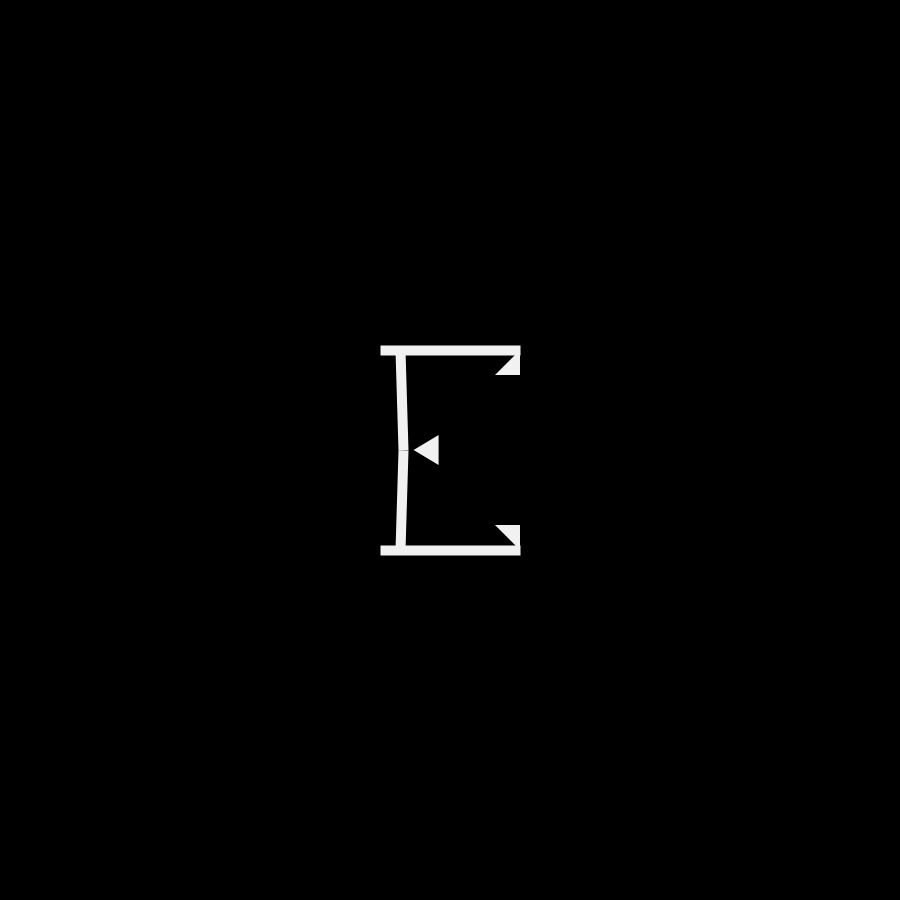
Frame 1 (no input)
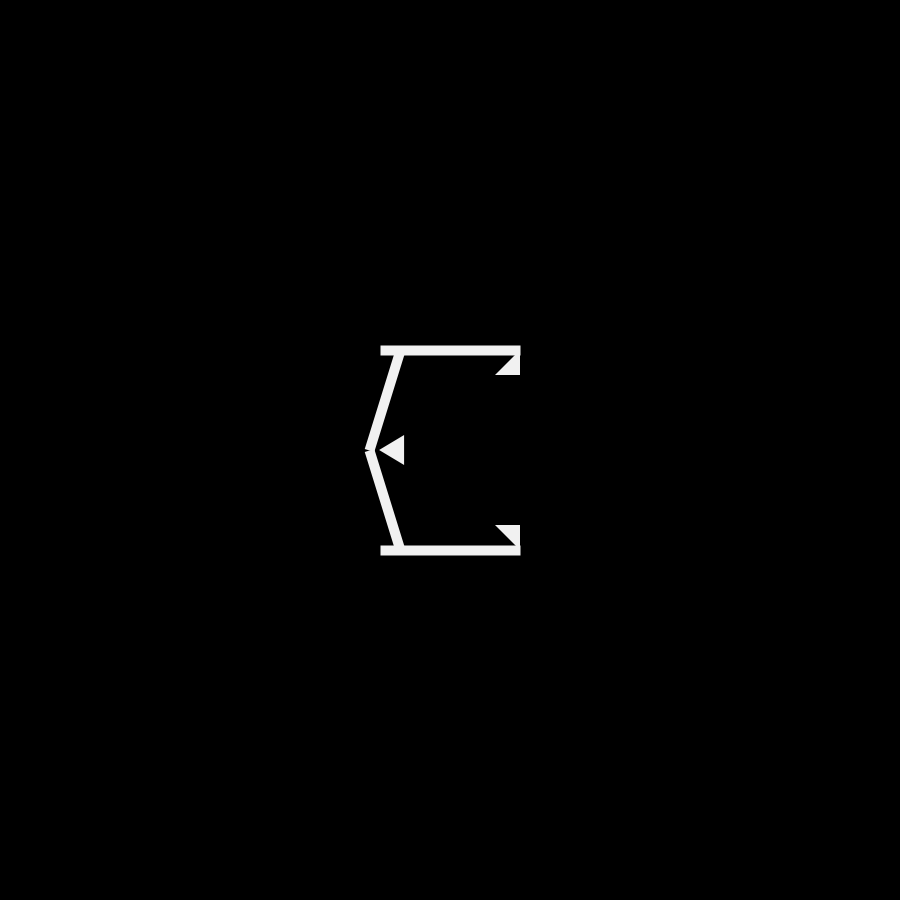
Frame 60 (the mouse pressed at the canvas centre just before this capture)
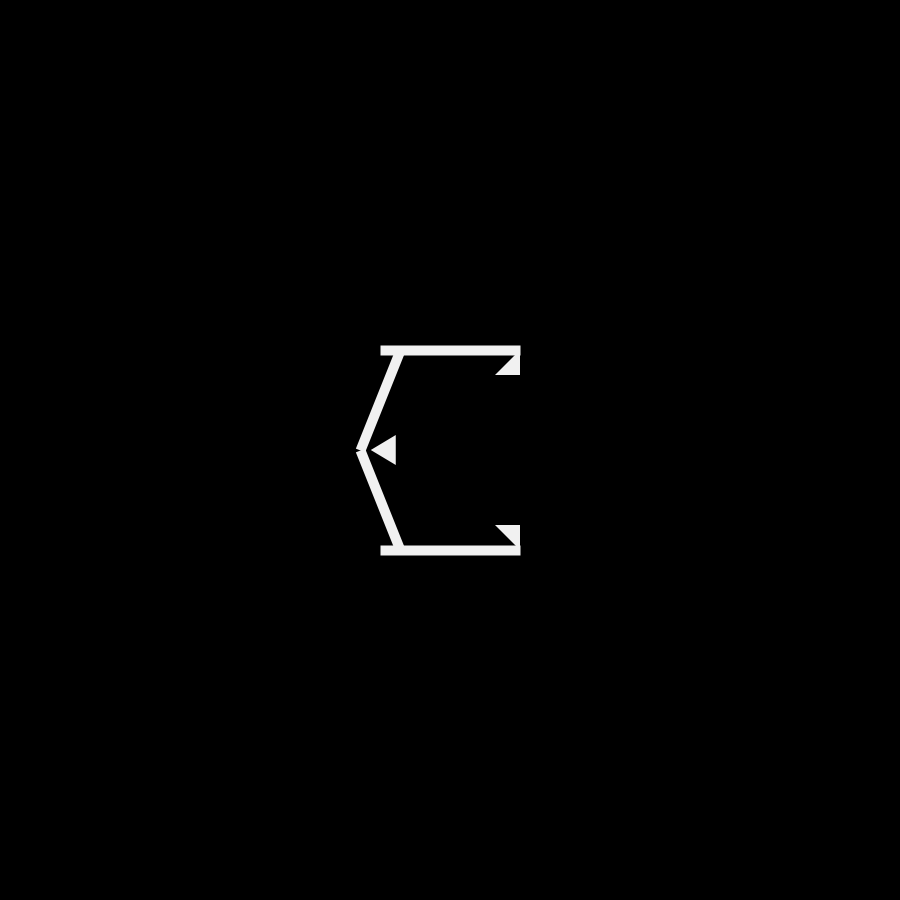
Frame 120 (the mouse held since frame 60 and released just before this capture)

The Processing sketch that drew these frames (run headless with seeded random() and noise(); from frame 60 on, the mouse is pressed at the canvas centre):

// Processing sketch: sketch_02_01_typography_e
// ── sketch_02_01_typography_e.pde
color bg = #000000;
color fg = #f1f1f1;

float y = -100;
float move;

void setup() {
  size(900, 900);
  background(bg);
}

void draw() {
  background(bg); 
  translate(width/2, height/2);
  rectMode(CENTER);
  ellipseMode(CENTER);
  noStroke();
  fill(fg);

  float wave = sin(frameCount * 0.09) * 40;

  stroke(fg);
  strokeWeight(10);
  strokeCap(SQUARE);

  // stem
  line(-50, y, -50+wave, 0);
  line(-50+wave, 0, -50, 100);

  // top bar 
  line(-70, -100, 70, -100);

  // bottom bar 
  line(-70, 100, 70, 100);

  // inner triangle 
  noStroke();
  fill(fg);
  triangle(-15+wave, -15, -15+wave, 0, -40+wave, 0);
  triangle(-15+wave, 0, -15+wave, 15, -40+wave, 0);

  // outer triangles 
  fill(fg);
  triangle(70, -100, 70, -75, 45, -75);
  triangle(70, 100, 70, 75, 45, 75);
}
